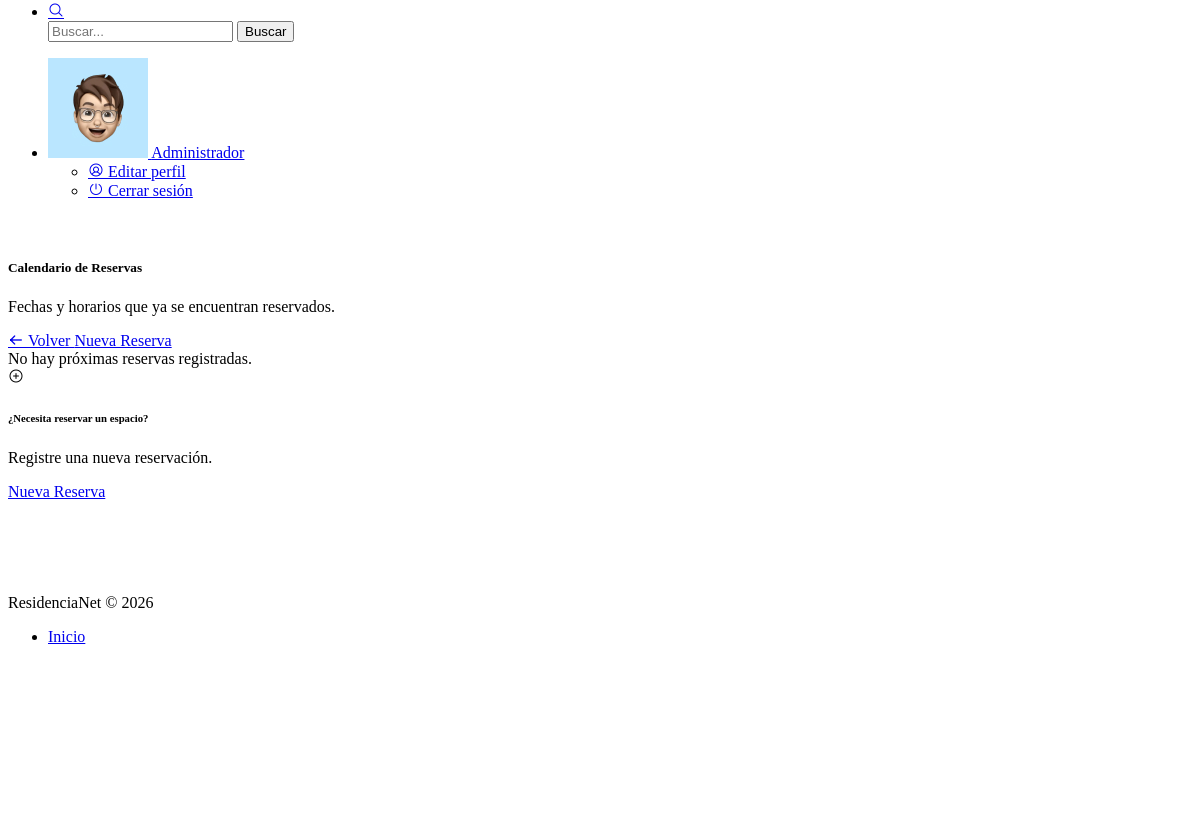
The app's page /reserva/calendario (signed in, lower part), older data.
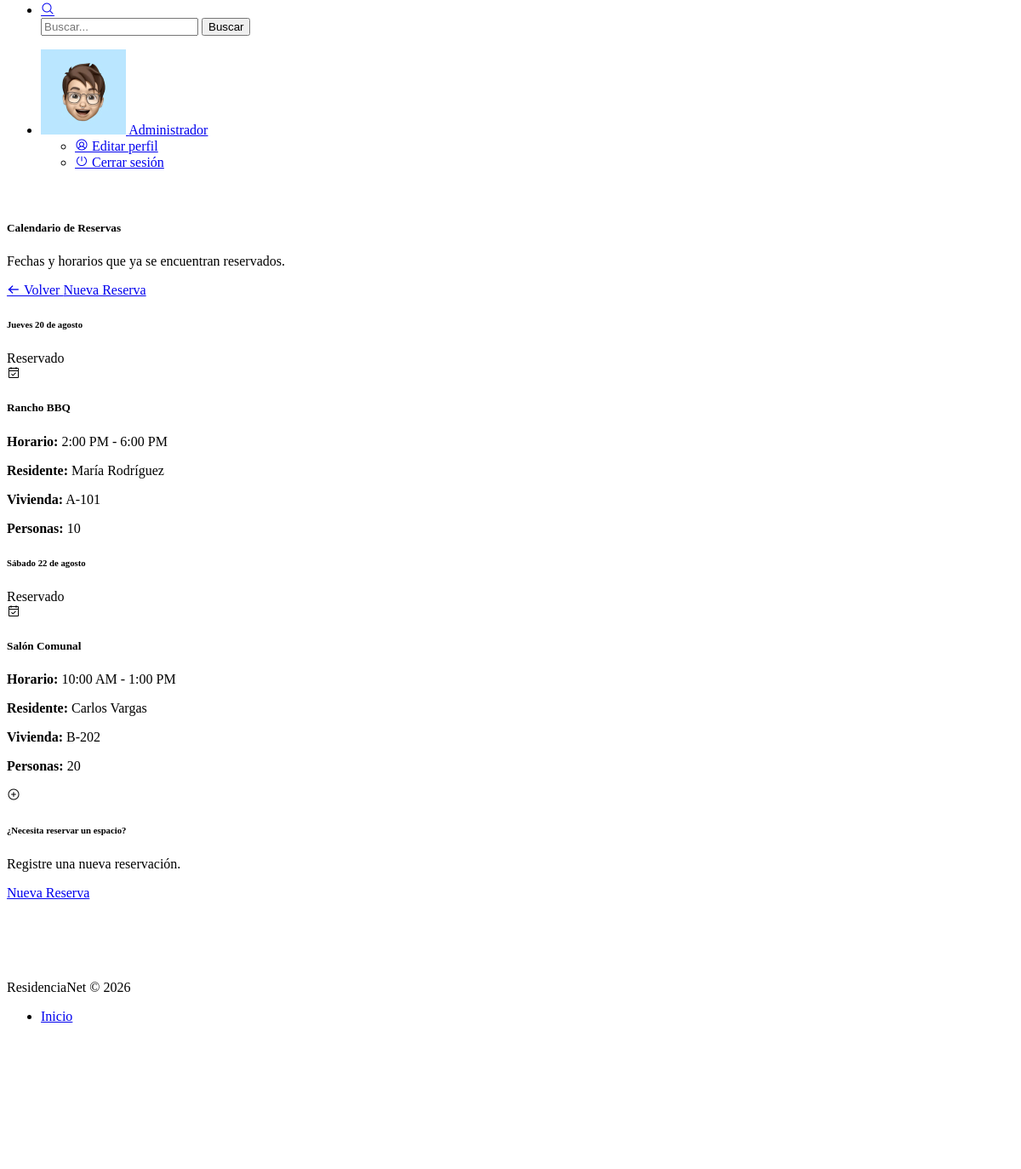
The same page, newer data.
### tables this page shows
CREATE TABLE IF NOT EXISTS reservas (
    id INT AUTO_INCREMENT PRIMARY KEY,
    residente_id INT NOT NULL,
    area_id INT NOT NULL,
    fecha DATE NOT NULL,
    hora_inicio TIME NOT NULL,
    hora_fin TIME NOT NULL,
    personas INT NOT NULL,
    comentarios TEXT,
    estado ENUM('Confirmada', 'Cancelada') DEFAULT 'Confirmada',
    created_at TIMESTAMP DEFAULT CURRENT_TIMESTAMP,
    FOREIGN KEY (residente_id) REFERENCES residentes(id),
    FOREIGN KEY (area_id) REFERENCES areas_comunes(id)
);

CREATE TABLE IF NOT EXISTS areas_comunes (
    id INT AUTO_INCREMENT PRIMARY KEY,
    nombre VARCHAR(100) NOT NULL UNIQUE,
    descripcion VARCHAR(255),
    capacidad INT NOT NULL,
    estado ENUM('Disponible', 'No disponible') DEFAULT 'Disponible',
    created_at TIMESTAMP DEFAULT CURRENT_TIMESTAMP
);

CREATE TABLE IF NOT EXISTS residentes (
    id INT AUTO_INCREMENT PRIMARY KEY,
    nombre VARCHAR(100) NOT NULL,
    cedula VARCHAR(30) NOT NULL UNIQUE,
    vivienda_id INT NOT NULL,
    tipo_residente ENUM('Propietario', 'Inquilino', 'Familiar') NOT NULL,
    telefono VARCHAR(30) NOT NULL,
    correo VARCHAR(100) NOT NULL,
    fecha_ingreso DATE NOT NULL,
    estado ENUM('Activo', 'Inactivo') DEFAULT 'Activo',
    observaciones TEXT,
    created_at TIMESTAMP DEFAULT CURRENT_TIMESTAMP,
    FOREIGN KEY (vivienda_id) REFERENCES viviendas(id)
);

CREATE TABLE IF NOT EXISTS viviendas (
    id INT AUTO_INCREMENT PRIMARY KEY,
    identificador VARCHAR(50) NOT NULL,
    tipo ENUM('Apartamento', 'Casa', 'Local Comercial') NOT NULL,
    propietario VARCHAR(100),
    area DECIMAL(10,2) NOT NULL,
    num_habitantes INT DEFAULT 0,
    estado ENUM('Disponible', 'Ocupada', 'En mantenimiento') DEFAULT 'Disponible',
    observaciones TEXT,
    created_at TIMESTAMP DEFAULT CURRENT_TIMESTAMP
);

### app/controllers/ReservaController.php (called while the page is built, shortened)
<?php
class ReservaController extends Controller {
    private $reservaModel;
    public function __construct() {
        $this->reservaModel = $this->model('Reserva');
    }
    public function calendario() {
        $reservas = $this->reservaModel->getUpcoming();
        $this->view('reservas/calendario', ['reservas' => $reservas]);
    }
}

### app/core/app.php (called while the page is built, shortened)
<?php
class App {
    protected $method = 'index';
    public function __construct() {
        $url = $this->parseUrl();
        if (isset($url[0]) && file_exists('../app/controllers/' . ucfirst($url[0]) . 'Controller.php')) {
            unset($url[0]);
        }
        $this->controller = new $this->controller;
        if (isset($url[1])) {
            if (method_exists($this->controller, $url[1])) {
                $this->method = $url[1];
                unset($url[1]);
            }
        }
        $this->params = $url ? array_values($url) : [];
        call_user_func_array([$this->controller, $this->method], $this->params);
    }
    public function parseUrl() {
        if (isset($_GET['url'])) {
            return explode('/', filter_var(rtrim($_GET['url'], '/'), FILTER_SANITIZE_URL));
        }
        return [];
    }
}

### public/index.php (called while the page is built, shortened)
<?php
require_once '../app/core/app.php';
$app = new App();

### app/models/Reserva.php (called while the page is built, shortened)
<?php
require_once '../app/config/database.php';
class Reserva {
    private $db;
    public function __construct() {
        $this->db = Database::getInstance()->getConnection();
    }
    public function getUpcoming() {
        $query = "SELECT reservas.*,
                         residentes.nombre AS residente_nombre,
                         viviendas.identificador AS vivienda_identificador,
                         areas_comunes.nombre AS area_nombre
                  FROM reservas
                  JOIN residentes ON reservas.residente_id = residentes.id
                  JOIN viviendas ON residentes.vivienda_id = viviendas.id
                  JOIN areas_comunes ON reservas.area_id = areas_comunes.id
                  WHERE reservas.fecha >= CURDATE()
                    AND reservas.estado = 'Confirmada'
                  ORDER BY reservas.fecha ASC, reservas.hora_inicio ASC";
        $result = $this->db->query($query);
        return $result->fetch_all(MYSQLI_ASSOC);
    }
}

### app/config/database.php (called while the page is built, shortened)
<?php
class Database {
    private static $instance = null;
    private $conn;
    private function __construct() {
        try {
            $this->conn = new mysqli(DB_HOST, DB_USER, DB_PASS, DB_NAME);
            $this->conn->set_charset("utf8");
        } catch (mysqli_sql_exception $e) {
            die("Error de conexión a la base de datos. Verifica que MySQL esté encendido y la base '" . DB_NAME . "' exista. Detalle: " . $e->getMessage());
        }
    }
    public static function getInstance() {
        if (!self::$instance) {
            self::$instance = new Database();
        }
        return self::$instance;
    }
    public function getConnection() {
        return $this->conn;
    }
}

### app/views/reservas/calendario.php (the view, shortened to what the changed rows need)
<?php
include '../app/views/layouts/header.php';
$dias = ['Domingo', 'Lunes', 'Martes', 'Miércoles', 'Jueves', 'Viernes', 'Sábado'];
$meses = [
    1 => 'enero', 2 => 'febrero', 3 => 'marzo', 4 => 'abril',
    5 => 'mayo', 6 => 'junio', 7 => 'julio', 8 => 'agosto',
    9 => 'septiembre', 10 => 'octubre', 11 => 'noviembre', 12 => 'diciembre'
];
?>
<div class="pc-container">
    <div class="pc-content">
        <div class="row">
            <div class="col-12">
                <div class="card">
                    <div class="card-body">
                        <div class="row">
                            <?php if (!empty($data['reservas'])): ?>
                                <?php foreach ($data['reservas'] as $reserva): ?>
                                    <?php
                                        $fecha = strtotime($reserva['fecha']);
                                        $textoFecha = $dias[(int)date('w', $fecha)] . ' ' .
                                                      date('d', $fecha) . ' de ' .
                                                      $meses[(int)date('n', $fecha)];
                                    ?>
                                    <div class="col-md-6 col-xl-4 mb-3">
                                        <div class="card border h-100 mb-0">
                                            <div class="card-body">
                                                <div class="d-flex justify-content-between align-items-start mb-3">
                                                    <div>
                                                        <h6 class="mb-1"><?= htmlspecialchars($textoFecha) ?></h6>
                                                        <span class="badge bg-success">Reservado</span>
                                                    </div>
                                                    <i class="ph ph-calendar-check f-28 text-primary"></i>
                                                </div>
                                                <h5><?= htmlspecialchars($reserva['area_nombre']) ?></h5>
                                                <p class="mb-1">
                                                    <strong>Horario:</strong>
                                                    <?= date('g:i A', strtotime($reserva['hora_inicio'])) ?> -
                                                    <?= date('g:i A', strtotime($reserva['hora_fin'])) ?>
                                                </p>
                                                <p class="mb-1">
                                                    <strong>Residente:</strong>
                                                    <?= htmlspecialchars($reserva['residente_nombre']) ?>
                                                </p>
                                                <p class="mb-1">
                                                    <strong>Vivienda:</strong>
                                                    <?= htmlspecialchars($reserva['vivienda_identificador']) ?>
                                                </p>
                                                <p class="mb-0">
                                                    <strong>Personas:</strong>
                                                    <?= htmlspecialchars($reserva['personas']) ?>
                                                </p>
                                            </div>
                                        </div>
                                    </div>
                                <?php endforeach; ?>
                            <?php else: ?>
                                <div class="col-12">
                                    <div class="alert alert-info text-center">
                                        No hay próximas reservas registradas.
                                    </div>
                                </div>
                            <?php endif; ?>
                        </div>
                    </div>
                </div>
            </div>
        </div>
    </div>
</div>
<?php
include '../app/views/layouts/scripts.php';
?>

Row changes from the older to the newer data that the page shows:
added reservas: fecha "Jueves 20 de agosto", area.nombre "Rancho BBQ", hora_inicio "2:00 PM", hora_fin "6:00 PM", residente.nombre "María Rodríguez", viviendas.identificador "A-101", personas "10"
added reservas: fecha "Sábado 22 de agosto", area.nombre "Salón Comunal", hora_inicio "10:00 AM", hora_fin "1:00 PM", residente.nombre "Carlos Vargas", viviendas.identificador "B-202", personas "20"
Text that changed along with them:
text no longer shown: "No hay próximas reservas registradas."
